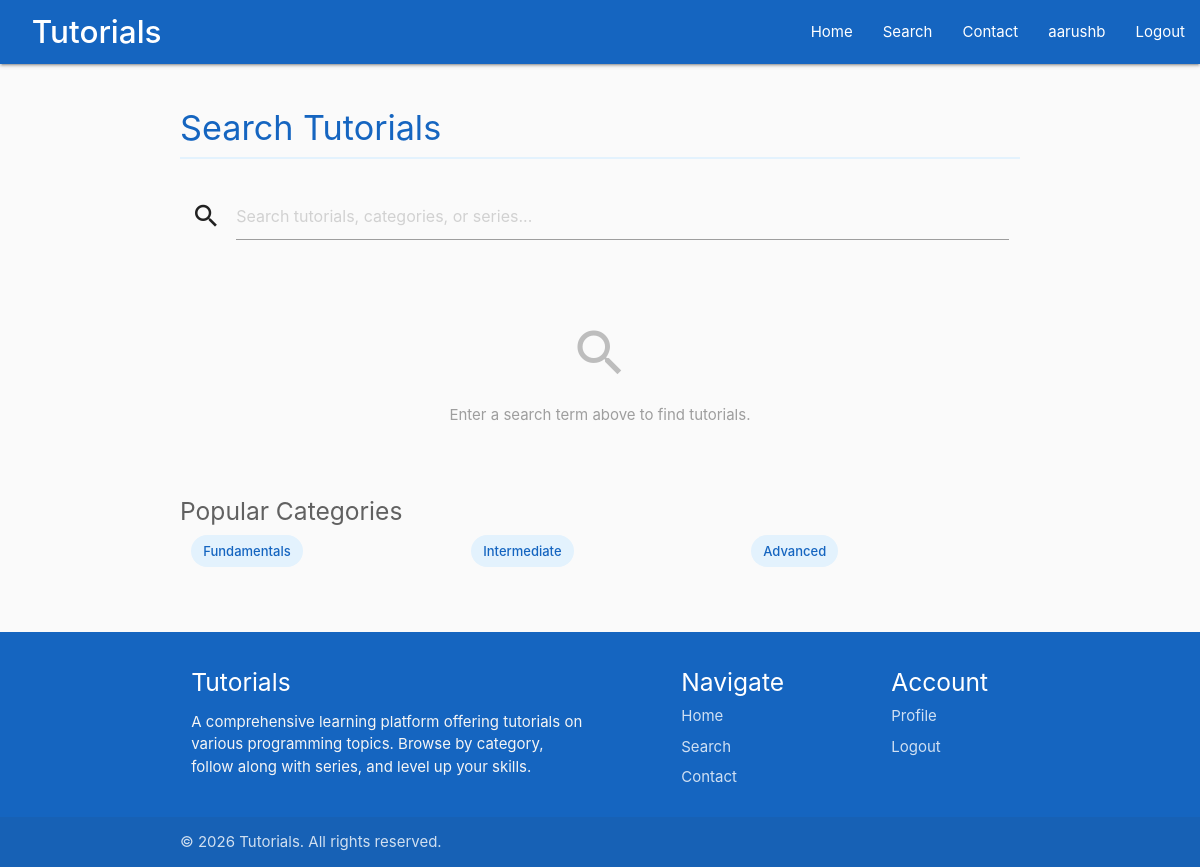
The app's page /search/ (signed in) with its own data.
### main/models.py (models this page shows, shortened)
class TutorialCategory(models.Model):
	tutorial_category = models.CharField(max_length=200)
	category_summary = models.CharField(max_length=200)
	category_slug = models.CharField(max_length=200)
	class Meta:
		verbose_name_plural = "Categories"

### main/views.py (the view, shortened to what this page needs)
# urls.py: path('search/', views.search, name='search'),
def search(request):
	query = request.GET.get('q', '')
	results = []
	return render(request, "main/search.html", {
		"query": query,
		"results": results,
		"categories": TutorialCategory.objects.all(),
	})

### main/templates/main/search.html (shortened to what this page needs)
{% extends "main/header.html" %}
{% block content %}
<h4 class="section-title">Search Tutorials</h4>
<div class="row search-box">
    <div class="col s12">
        <form method="GET" action="{% url 'main:search' %}">
            <div class="input-field">
                <i class="material-icons prefix">search</i>
                <input type="text" name="q" id="search-input" value="{{ query|default:'' }}" placeholder="Search tutorials, categories, or series...">
            </div>
        </form>
    </div>
</div>
{% if query %}
    <p class="grey-text">
        {% if results %}
            Found {{ results|length }} result{{ results|pluralize }} for "<strong>{{ query }}</strong>"
        {% else %}
            No results found for "<strong>{{ query }}</strong>"
        {% endif %}
    </p>
    {% if results %}
        <div class="search-results">
            <ul class="collection">
                {% for result in results %}
                    <li class="collection-item">
                        <a href="/{{ result.slug }}">
                            <span class="title">{{ result.title }}</span>
                        </a>
                        <p>{{ result.summary }}</p>
                        <span class="chip category-chip" style="font-size: 0.8rem;">{{ result.type }}</span>
                    </li>
                {% endfor %}
            </ul>
        </div>
    {% else %}
        <div class="center-align" style="padding: 40px 0;">
            <i class="material-icons" style="font-size: 4rem; color: #bdbdbd;">search_off</i>
            <p class="grey-text">Try different keywords or browse our <a href="{% url 'main:homepage' %}">categories</a>.</p>
        </div>
    {% endif %}
{% else %}
    <div class="center-align" style="padding: 40px 0;">
        <i class="material-icons" style="font-size: 4rem; color: #bdbdbd;">search</i>
        <p class="grey-text">Enter a search term above to find tutorials.</p>
    </div>
    {% if categories %}
        <h5 style="color: #616161; font-weight: 400;">Popular Categories</h5>
        <div class="row">
            {% for cat in categories %}
                <div class="col s12 m4">
                    <a href="{{ cat.category_slug }}" class="chip category-chip" style="cursor: pointer;">{{ cat.tutorial_category }}</a>
                </div>
            {% endfor %}
        </div>
    {% endif %}
{% endif %}
{% endblock %}

### main/templates/main/includes/navbar.html (shortened to what this page needs)
<nav>
    <div class="nav-wrapper">
        <a href="{% url 'main:homepage' %}" class="brand-logo">&nbsp; Tutorials</a>
        <ul id="nav-mobile" class="right hide-on-med-and-down">
            <li><a href="{% url 'main:homepage' %}">Home</a></li>
            <li><a href="{% url 'main:search' %}">Search</a></li>
            <li><a href="{% url 'main:contact' %}">Contact</a></li>
            {% if user.is_authenticated %}
                <li><a href="{% url 'main:account' %}">{{ user.username }}</a></li>
                <li><a href="{% url 'main:logout' %}">Logout</a></li>
            {% else %}
                <li><a href="{% url 'main:register' %}">Register</a></li>
                <li><a href="{% url 'main:login' %}">Login</a></li>
            {% endif %}
        </ul>
    </div>
</nav>

### main/static/main/css/style.css (style rules this page uses)
body { display: flex; min-height: 100vh; flex-direction: column; background-color: #fafafa; }
a { color: #1565c0; }
nav { background-color: #1565c0; }
nav .brand-logo { padding-left: 15px; font-weight: 500; }
nav ul li a { font-weight: 400; }
.search-box { margin: 20px 0; }
.section-title { color: #1565c0; font-weight: 400; margin-bottom: 20px; padding-bottom: 10px; border-bottom: 2px solid #e3f2fd; }
.chip.category-chip { background-color: #e3f2fd; color: #1565c0; }

### records on screen
TutorialCategory: tutorial_category "Fundamentals"
TutorialCategory: tutorial_category "Intermediate"
TutorialCategory: tutorial_category "Advanced"

### other values on screen
{{ user.username }} "aarushb"
